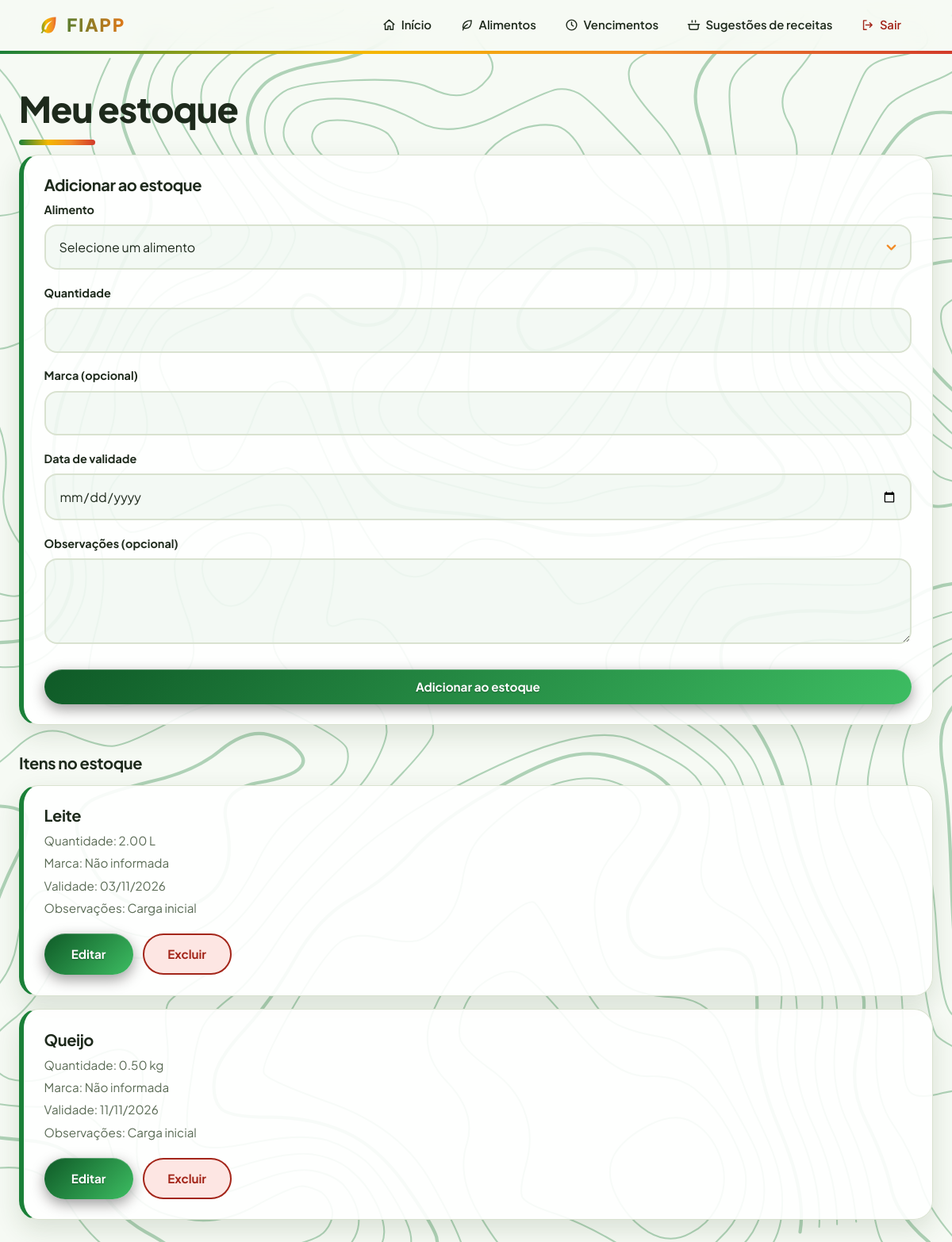
Before: /estoque.php (signed in) with the older database file.
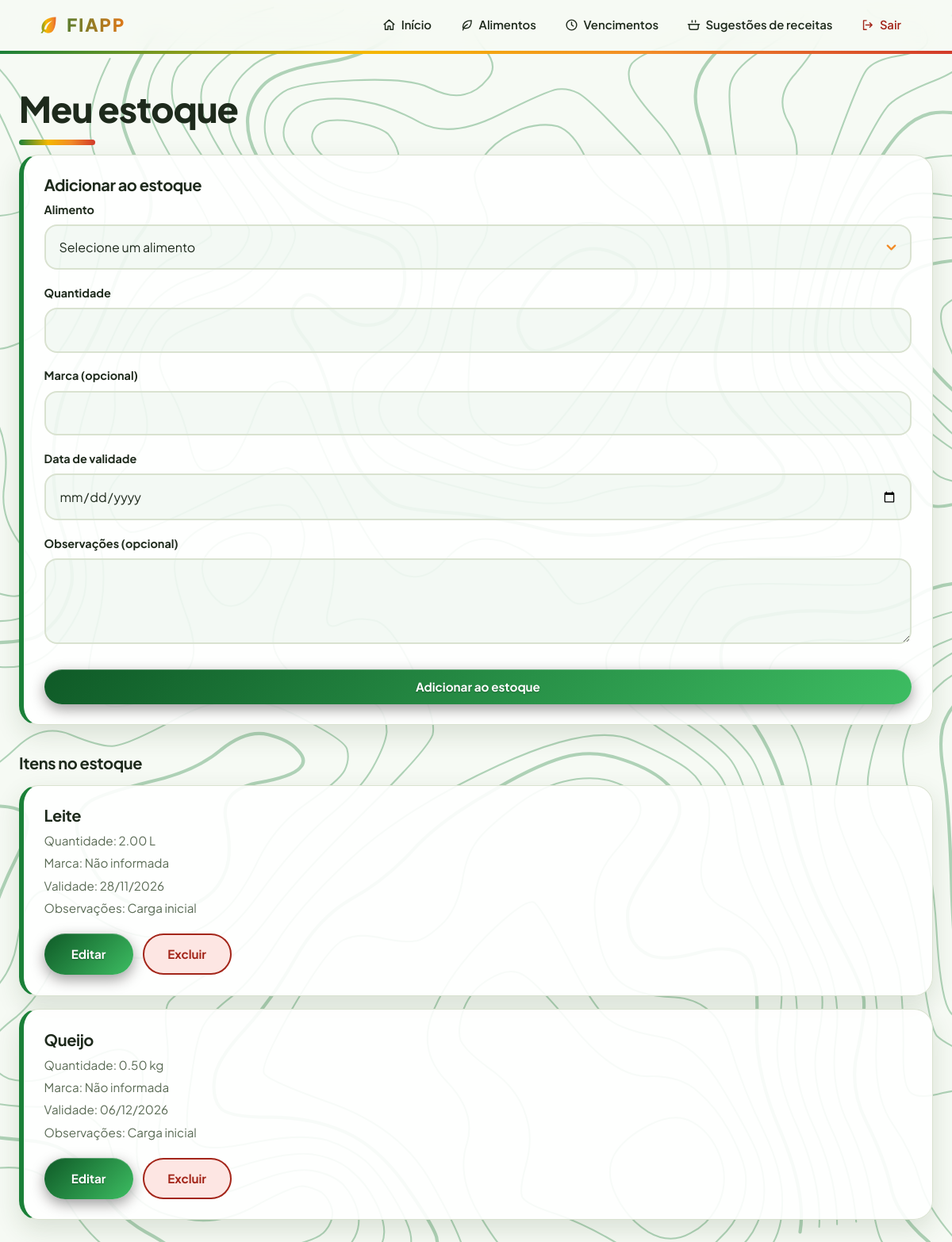
After: the same page with the newer database file.
### tables this page shows
CREATE TABLE estoque (
  id_item_estoque INT           NOT NULL AUTO_INCREMENT,
  usuario_id      INT           NOT NULL,
  alimento_id     INT           NOT NULL,
  quantidade      DECIMAL(10,2) NOT NULL,
  data_validade   DATE          NOT NULL,
  data_cadastro   DATE          NOT NULL DEFAULT (CURRENT_DATE),
  observacoes     VARCHAR(200)  DEFAULT NULL,
  marca           VARCHAR(100)  DEFAULT NULL,
  PRIMARY KEY (id_item_estoque),
  KEY idx_estoque_usuario (usuario_id),
  KEY idx_estoque_alimento (alimento_id),
  CONSTRAINT fk_estoque_usuario
    FOREIGN KEY (usuario_id)  REFERENCES usuarios (id),
  CONSTRAINT fk_estoque_alimento
    FOREIGN KEY (alimento_id) REFERENCES alimentos (id)
);

CREATE TABLE alimentos (
  id                INT          NOT NULL AUTO_INCREMENT,
  usuario_id        INT          NOT NULL,
  nome              VARCHAR(100) NOT NULL,
  categoria         VARCHAR(50)  NOT NULL,
  unidade_medida    VARCHAR(30)  NOT NULL,
  marca_preferencia VARCHAR(100) DEFAULT NULL,
  PRIMARY KEY (id),
  KEY idx_alimentos_usuario (usuario_id),
  CONSTRAINT fk_alimentos_usuario
    FOREIGN KEY (usuario_id) REFERENCES usuarios (id)
);

### estoque.php (the view, shortened to what the changed rows need)
<?php
require "conexao.php";
$usuario_id = $_SESSION["usuario_id"];
function h($valor) {
    return htmlspecialchars((string) $valor, ENT_QUOTES, "UTF-8");
}
$stmt = $conexao->prepare(
    "SELECT e.id_item_estoque, a.nome, e.quantidade,
    a.unidade_medida, e.marca, e.data_validade, e.observacoes
    FROM estoque e
    INNER JOIN alimentos a ON a.id = e.alimento_id
    WHERE e.usuario_id = ? AND a.usuario_id = ?
    ORDER BY e.data_validade"
);
$stmt->bind_param("ii", $usuario_id, $usuario_id);
$stmt->execute();
$stmt->bind_result(
    $eid,
    $enome,
    $equantidade,
    $eunidade,
    $emarca,
    $evalidade,
    $eobservacoes
);
$itens = [];
while ($stmt->fetch()) {
    $itens[] = [
        "id" => $eid,
        "nome" => $enome,
        "quantidade" => $equantidade,
        "unidade" => $eunidade,
        "marca" => $emarca,
        "data_validade" => $evalidade,
        "observacoes" => $eobservacoes
    ];
}
?>
<!DOCTYPE html>
<html lang="pt-br">
<head>
    <link rel="stylesheet" href="css/style.css">
</head>
<body>
    <header class="topo">
        <h1>Fiapp</h1>
    </header>
    <main class="container">
        <h2>Meu estoque</h2>
        <?php if (count($itens) == 0): ?>
            <p>Você ainda não adicionou itens ao estoque.</p>
        <?php else: ?>
            <?php foreach ($itens as $item): ?>
                <section class="cartao">
                    <h3><?= h($item["nome"]) ?></h3>
                    <p>
                        Quantidade:
                        <?= h($item["quantidade"]) ?>
                        <?= h($item["unidade"]) ?>
                    </p>
                    <p>
                        Marca:
                        <?= h($item["marca"] ?: "Não informada") ?>
                    </p>
                    <p>
                        Validade:
                        <?= date("d/m/Y", strtotime($item["data_validade"])) ?>
                    </p>
                    <p>
                        Observações:
                        <?= h($item["observacoes"] ?: "Nenhuma") ?>
                    </p>
                    <div style="display: flex; flex-direction: row; align-items: center; gap: 12px; margin-top: 20px;">
                        <a class="botao"
                           href="estoque.php?editar=<?= h($item["id"]) ?>"
                           style="width: 112px; height: 52px; display: inline-flex; align-items: center; justify-content: center; margin: 0;">
                            Editar
                        </a>
                        <form method="POST"
                              class="form-excluir"
                              style="display: inline-flex; flex-direction: row; width: auto; margin: 0; padding: 0;">
                            <button type="submit" class="perigo"
                                    style="width: 112px; height: 52px; display: inline-flex; align-items: center; justify-content: center; margin: 0;">
                                Excluir
                            </button>
                        </form>
                    </div>
                </section>
            <?php endforeach; ?>
        <?php endif; ?>
    </main>
</body>
</html>

Changed rows visible on the page:
changed estoque "Leite": data_validade "03/11/2026" → "28/11/2026"
changed estoque "Queijo": data_validade "11/11/2026" → "06/12/2026"
